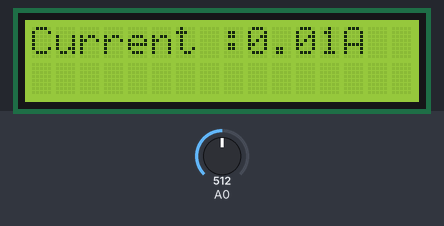
A sketch run on a simulated Arduino Uno, built with avr-gcc and run on an emulated ATmega328P. Parts: 16×2 character LCD. The inputs (shaded band) are chosen by the test bench; at power-on: A0 = 512. What the sketch prints to the serial monitor is not drawn.

Above: at 1.2 s.
1.3 s: A0 set to 716
At 2.8 s:
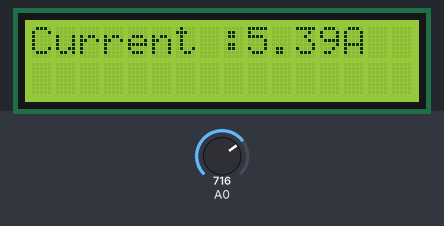
5.4 s: A0 set to 900
At 6.9 s:
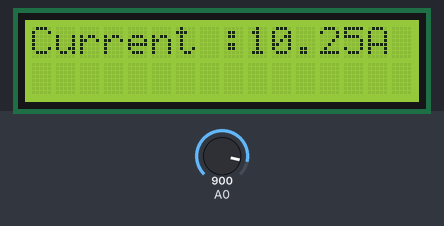
8.6 s: A0 set to 1023
At 9.9 s:
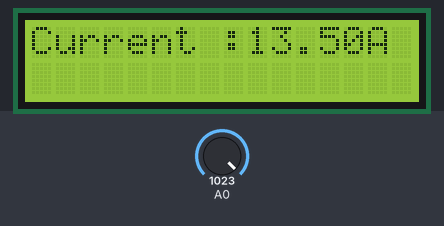
Timing chart, 0 to 11.6 s (numbered marks = the images above; inputs shaded):
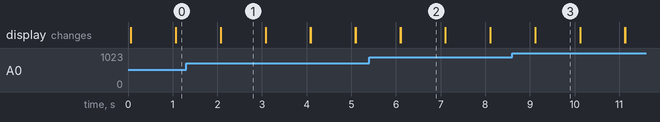

The sketch:

LCD.ino
```cpp
#include <LiquidCrystal.h>
 float average = 0;

LiquidCrystal lcd(12, 11, 5, 4, 3, 2);

void setup() {
  Serial.begin(9600);
  // set up the LCD's number of columns and rows:
  lcd.begin(16, 2);
  // Print a message to the LCD.

}

void LCD_1 (){
  lcd.print("Current :");
  lcd.print(average);
  lcd.print("A");
}

void loop() {


   average = ((.0264 * analogRead(A0)) -13.51);//for the 5A mode,
// average = average + (.049 * analogRead(A0) -25);// for 20A mode
// average = average + (.742 * analogRead(A0) -37.8);// for 30A mode
   delay(1);
 Serial.print("Current :");
 Serial.print(average);
 Serial.println("A");
 LCD_1();
 delay(1000);
 lcd.clear();
}
```

Measured:
- after the input at 1.3 s, the display: first differs from a run without the input after 0.78 s (image 1)
- after the input at 5.4 s, the display: first differs from a run without the input after 0.70 s (image 2)
- after the input at 8.6 s, the display: first differs from a run without the input after 0.52 s (image 3)
- what the display in image 1 shows lasts 1.0 s, from 2.1 s to 3.1 s
